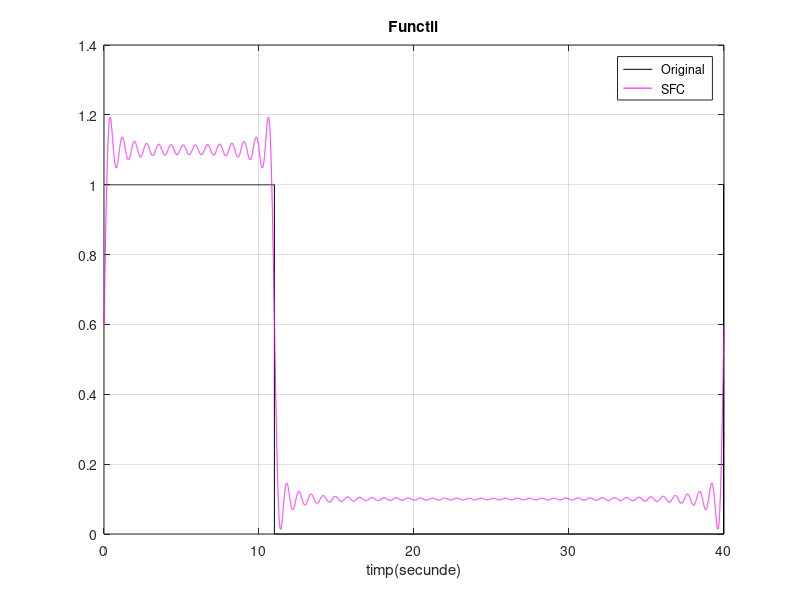
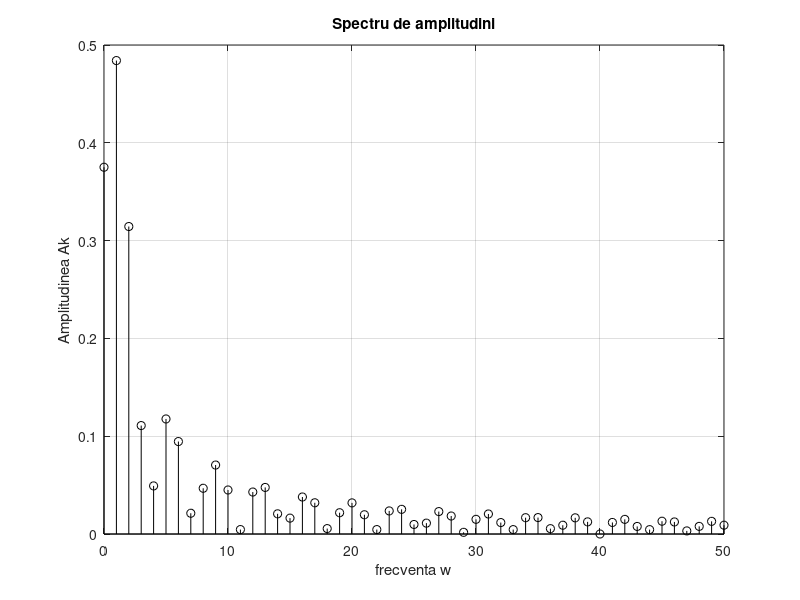

MATLAB code to generate these figures, in order:
%am folosit nr echipei, 11, deoarece amandoi avem nr impare in lista cu studenti 17, respectiv 19
%Semnal dreptunghiular
t=0:0.001:40;
T=40;
% functia originala
x=(square(t/(2.025*pi), 11/40*100)+1)/2;
plot(t,x,'k'), grid;

% seria fourier
N=50;
Ckw=zeros(size(t));
SFC=zeros(size(t));
Ak=zeros(size(N));
w=2*pi/40;%pulsatia unghiulara a semnalului
 for k = 1:N
     Ckw=i*((-1)^((-11*k*w)/pi)-1)/(T*k*w); %coeficientii seriei fourier complexe
     Ak(k+1)=2*abs(Ckw);
     SFC=SFC+Ckw.*exp(j*k*w*t)*2+3/8*1/N; %Componenta continua = +3/8*1/N
 end 
 
 hold on,
 plot(t,SFC,'m'),  title ('Functii'), xlabel('timp(secunde)');
 legend(' Original ',' SFC');
 
figure
Ak(1)=Ak(51);
Ak(1)=3/8;
stem([0:N],Ak,'k'), grid, title('Spectru de amplitudini'), xlabel('frecventa w'), ylabel('Amplitudinea Ak');